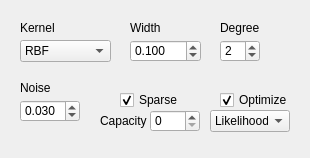
<?xml version="1.0" encoding="UTF-8"?>
<ui version="4.0">
 <class>ParametersGPRregr</class>
 <widget class="QWidget" name="ParametersGPRregr">
  <property name="geometry">
   <rect>
    <x>0</x>
    <y>0</y>
    <width>310</width>
    <height>158</height>
   </rect>
  </property>
  <property name="windowTitle">
   <string>Form</string>
  </property>
  <widget class="QLabel" name="labelWidth">
   <property name="geometry">
    <rect>
     <x>130</x>
     <y>20</y>
     <width>31</width>
     <height>16</height>
    </rect>
   </property>
   <property name="font">
    <font>
     <pointsize>9</pointsize>
    </font>
   </property>
   <property name="text">
    <string>Width</string>
   </property>
  </widget>
  <widget class="QLabel" name="label_4">
   <property name="geometry">
    <rect>
     <x>20</x>
     <y>80</y>
     <width>70</width>
     <height>16</height>
    </rect>
   </property>
   <property name="font">
    <font>
     <pointsize>9</pointsize>
    </font>
   </property>
   <property name="text">
    <string>Noise</string>
   </property>
  </widget>
  <widget class="QSpinBox" name="capacitySpin">
   <property name="geometry">
    <rect>
     <x>150</x>
     <y>110</y>
     <width>50</width>
     <height>22</height>
    </rect>
   </property>
   <property name="font">
    <font>
     <pointsize>9</pointsize>
    </font>
   </property>
   <property name="toolTip">
    <string>&lt;!DOCTYPE HTML PUBLIC &quot;-//W3C//DTD HTML 4.0//EN&quot; &quot;http://www.w3.org/TR/REC-html40/strict.dtd&quot;&gt;
&lt;html&gt;&lt;head&gt;&lt;meta name=&quot;qrichtext&quot; content=&quot;1&quot; /&gt;&lt;style type=&quot;text/css&quot;&gt;
p, li { white-space: pre-wrap; }
&lt;/style&gt;&lt;/head&gt;&lt;body style=&quot; font-family:'MS Shell Dlg 2'; font-size:8.25pt; font-weight:400; font-style:normal;&quot;&gt;
&lt;p style=&quot; margin-top:0px; margin-bottom:0px; margin-left:0px; margin-right:0px; -qt-block-indent:0; text-indent:0px;&quot;&gt;&lt;span style=&quot; font-size:8pt;&quot;&gt;C: cost function (SVR)&lt;/span&gt;&lt;/p&gt;
&lt;p style=&quot; margin-top:0px; margin-bottom:0px; margin-left:0px; margin-right:0px; -qt-block-indent:0; text-indent:0px;&quot;&gt;&lt;span style=&quot; font-size:8pt;&quot;&gt;Capacity: maximum bases (0=auto/unlimited) (SOGP,KRLS)&lt;/span&gt;&lt;/p&gt;
&lt;p style=&quot; margin-top:0px; margin-bottom:0px; margin-left:0px; margin-right:0px; -qt-block-indent:0; text-indent:0px;&quot;&gt;&lt;span style=&quot; font-size:8pt;&quot;&gt;KRLS: capacity of 1 not allowed (switches to 2)&lt;/span&gt;&lt;/p&gt;&lt;/body&gt;&lt;/html&gt;</string>
   </property>
  </widget>
  <widget class="QLabel" name="labelDegree">
   <property name="geometry">
    <rect>
     <x>220</x>
     <y>20</y>
     <width>41</width>
     <height>16</height>
    </rect>
   </property>
   <property name="font">
    <font>
     <pointsize>9</pointsize>
    </font>
   </property>
   <property name="text">
    <string>Degree</string>
   </property>
  </widget>
  <widget class="QDoubleSpinBox" name="noiseSpin">
   <property name="geometry">
    <rect>
     <x>20</x>
     <y>100</y>
     <width>60</width>
     <height>22</height>
    </rect>
   </property>
   <property name="font">
    <font>
     <pointsize>9</pointsize>
    </font>
   </property>
   <property name="toolTip">
    <string>&lt;!DOCTYPE HTML PUBLIC &quot;-//W3C//DTD HTML 4.0//EN&quot; &quot;http://www.w3.org/TR/REC-html40/strict.dtd&quot;&gt;
&lt;html&gt;&lt;head&gt;&lt;meta name=&quot;qrichtext&quot; content=&quot;1&quot; /&gt;&lt;style type=&quot;text/css&quot;&gt;
p, li { white-space: pre-wrap; }
&lt;/style&gt;&lt;/head&gt;&lt;body style=&quot; font-family:'MS Shell Dlg 2'; font-size:8.25pt; font-weight:400; font-style:normal;&quot;&gt;
&lt;p style=&quot; margin-top:0px; margin-bottom:0px; margin-left:0px; margin-right:0px; -qt-block-indent:0; text-indent:0px;&quot;&gt;&lt;span style=&quot; font-size:8pt;&quot;&gt;eps-SVR: epsilon-tube width&lt;/span&gt;&lt;/p&gt;
&lt;p style=&quot; margin-top:0px; margin-bottom:0px; margin-left:0px; margin-right:0px; -qt-block-indent:0; text-indent:0px;&quot;&gt;&lt;span style=&quot; font-size:8pt;&quot;&gt;nu-SVR: nu ratio on alpha&lt;/span&gt;&lt;/p&gt;
&lt;p style=&quot; margin-top:0px; margin-bottom:0px; margin-left:0px; margin-right:0px; -qt-block-indent:0; text-indent:0px;&quot;&gt;&lt;span style=&quot; font-size:8pt;&quot;&gt;RVR: accuracy-generalization tradeoff&lt;/span&gt;&lt;/p&gt;
&lt;p style=&quot; margin-top:0px; margin-bottom:0px; margin-left:0px; margin-right:0px; -qt-block-indent:0; text-indent:0px;&quot;&gt;&lt;span style=&quot; font-size:8pt;&quot;&gt;SOGP: noise&lt;/span&gt;&lt;/p&gt;
&lt;p style=&quot; margin-top:0px; margin-bottom:0px; margin-left:0px; margin-right:0px; -qt-block-indent:0; text-indent:0px;&quot;&gt;&lt;span style=&quot; font-size:8pt;&quot;&gt;KRLS: tolerance (stopping criterion)&lt;/span&gt;&lt;/p&gt;&lt;/body&gt;&lt;/html&gt;</string>
   </property>
   <property name="decimals">
    <number>3</number>
   </property>
   <property name="minimum">
    <double>0.001000000000000</double>
   </property>
   <property name="maximum">
    <double>1.000000000000000</double>
   </property>
   <property name="singleStep">
    <double>0.010000000000000</double>
   </property>
   <property name="value">
    <double>0.030000000000000</double>
   </property>
  </widget>
  <widget class="QLabel" name="label_2">
   <property name="geometry">
    <rect>
     <x>20</x>
     <y>20</y>
     <width>91</width>
     <height>16</height>
    </rect>
   </property>
   <property name="font">
    <font>
     <pointsize>9</pointsize>
    </font>
   </property>
   <property name="text">
    <string>Kernel</string>
   </property>
  </widget>
  <widget class="QSpinBox" name="kernelDegSpin">
   <property name="geometry">
    <rect>
     <x>220</x>
     <y>40</y>
     <width>40</width>
     <height>22</height>
    </rect>
   </property>
   <property name="font">
    <font>
     <pointsize>9</pointsize>
    </font>
   </property>
   <property name="toolTip">
    <string>&lt;!DOCTYPE HTML PUBLIC &quot;-//W3C//DTD HTML 4.0//EN&quot; &quot;http://www.w3.org/TR/REC-html40/strict.dtd&quot;&gt;
&lt;html&gt;&lt;head&gt;&lt;meta name=&quot;qrichtext&quot; content=&quot;1&quot; /&gt;&lt;style type=&quot;text/css&quot;&gt;
p, li { white-space: pre-wrap; }
&lt;/style&gt;&lt;/head&gt;&lt;body style=&quot; font-family:'MS Shell Dlg 2'; font-size:8.25pt; font-weight:400; font-style:normal;&quot;&gt;
&lt;p style=&quot; margin-top:0px; margin-bottom:0px; margin-left:0px; margin-right:0px; -qt-block-indent:0; text-indent:0px;&quot;&gt;&lt;span style=&quot; font-size:8pt;&quot;&gt;Degree of the kernel polynomial&lt;/span&gt;&lt;/p&gt;
&lt;p style=&quot; margin-top:0px; margin-bottom:0px; margin-left:0px; margin-right:0px; -qt-block-indent:0; text-indent:0px;&quot;&gt;&lt;span style=&quot; font-size:8pt;&quot;&gt;(Polynomial only)&lt;/span&gt;&lt;/p&gt;&lt;/body&gt;&lt;/html&gt;</string>
   </property>
   <property name="minimum">
    <number>1</number>
   </property>
   <property name="value">
    <number>2</number>
   </property>
  </widget>
  <widget class="QLabel" name="labelCapacity">
   <property name="geometry">
    <rect>
     <x>100</x>
     <y>111</y>
     <width>50</width>
     <height>20</height>
    </rect>
   </property>
   <property name="font">
    <font>
     <pointsize>9</pointsize>
    </font>
   </property>
   <property name="text">
    <string>Capacity</string>
   </property>
  </widget>
  <widget class="QComboBox" name="kernelTypeCombo">
   <property name="geometry">
    <rect>
     <x>20</x>
     <y>40</y>
     <width>91</width>
     <height>22</height>
    </rect>
   </property>
   <property name="font">
    <font>
     <pointsize>9</pointsize>
    </font>
   </property>
   <property name="toolTip">
    <string>&lt;!DOCTYPE HTML PUBLIC &quot;-//W3C//DTD HTML 4.0//EN&quot; &quot;http://www.w3.org/TR/REC-html40/strict.dtd&quot;&gt;
&lt;html&gt;&lt;head&gt;&lt;meta name=&quot;qrichtext&quot; content=&quot;1&quot; /&gt;&lt;style type=&quot;text/css&quot;&gt;
p, li { white-space: pre-wrap; }
&lt;/style&gt;&lt;/head&gt;&lt;body style=&quot; font-family:'MS Shell Dlg 2'; font-size:8.25pt; font-weight:400; font-style:normal;&quot;&gt;
&lt;p style=&quot; margin-top:0px; margin-bottom:0px; margin-left:0px; margin-right:0px; -qt-block-indent:0; text-indent:0px;&quot;&gt;&lt;span style=&quot; font-size:8pt;&quot;&gt;kernel function&lt;/span&gt;&lt;/p&gt;&lt;/body&gt;&lt;/html&gt;</string>
   </property>
   <property name="currentIndex">
    <number>2</number>
   </property>
   <item>
    <property name="text">
     <string>Linear</string>
    </property>
   </item>
   <item>
    <property name="text">
     <string>Polynomial</string>
    </property>
   </item>
   <item>
    <property name="text">
     <string>RBF</string>
    </property>
   </item>
  </widget>
  <widget class="QDoubleSpinBox" name="kernelWidthSpin">
   <property name="geometry">
    <rect>
     <x>130</x>
     <y>40</y>
     <width>71</width>
     <height>22</height>
    </rect>
   </property>
   <property name="font">
    <font>
     <pointsize>9</pointsize>
    </font>
   </property>
   <property name="toolTip">
    <string>&lt;!DOCTYPE HTML PUBLIC &quot;-//W3C//DTD HTML 4.0//EN&quot; &quot;http://www.w3.org/TR/REC-html40/strict.dtd&quot;&gt;
&lt;html&gt;&lt;head&gt;&lt;meta name=&quot;qrichtext&quot; content=&quot;1&quot; /&gt;&lt;style type=&quot;text/css&quot;&gt;
p, li { white-space: pre-wrap; }
&lt;/style&gt;&lt;/head&gt;&lt;body style=&quot; font-family:'MS Shell Dlg 2'; font-size:8.25pt; font-weight:400; font-style:normal;&quot;&gt;
&lt;p style=&quot; margin-top:0px; margin-bottom:0px; margin-left:0px; margin-right:0px; -qt-block-indent:0; text-indent:0px;&quot;&gt;&lt;span style=&quot; font-size:8pt;&quot;&gt;Width of the kernel (gamma)&lt;/span&gt;&lt;/p&gt;
&lt;p style=&quot; margin-top:0px; margin-bottom:0px; margin-left:0px; margin-right:0px; -qt-block-indent:0; text-indent:0px;&quot;&gt;&lt;span style=&quot; font-size:8pt;&quot;&gt;RBF and Polynomial only&lt;/span&gt;&lt;/p&gt;&lt;/body&gt;&lt;/html&gt;</string>
   </property>
   <property name="decimals">
    <number>3</number>
   </property>
   <property name="minimum">
    <double>0.001000000000000</double>
   </property>
   <property name="singleStep">
    <double>0.010000000000000</double>
   </property>
   <property name="value">
    <double>0.100000000000000</double>
   </property>
  </widget>
  <widget class="QCheckBox" name="sparseCheck">
   <property name="geometry">
    <rect>
     <x>120</x>
     <y>90</y>
     <width>70</width>
     <height>20</height>
    </rect>
   </property>
   <property name="font">
    <font>
     <pointsize>9</pointsize>
    </font>
   </property>
   <property name="text">
    <string>Sparse</string>
   </property>
   <property name="checked">
    <bool>true</bool>
   </property>
  </widget>
  <widget class="QCheckBox" name="optimizeCheck">
   <property name="geometry">
    <rect>
     <x>220</x>
     <y>90</y>
     <width>70</width>
     <height>20</height>
    </rect>
   </property>
   <property name="font">
    <font>
     <pointsize>9</pointsize>
    </font>
   </property>
   <property name="text">
    <string>Optimize</string>
   </property>
   <property name="checked">
    <bool>true</bool>
   </property>
  </widget>
  <widget class="QComboBox" name="optimizeCombo">
   <property name="geometry">
    <rect>
     <x>210</x>
     <y>110</y>
     <width>80</width>
     <height>22</height>
    </rect>
   </property>
   <property name="font">
    <font>
     <pointsize>9</pointsize>
    </font>
   </property>
   <property name="toolTip">
    <string>&lt;!DOCTYPE HTML PUBLIC &quot;-//W3C//DTD HTML 4.0//EN&quot; &quot;http://www.w3.org/TR/REC-html40/strict.dtd&quot;&gt;
&lt;html&gt;&lt;head&gt;&lt;meta name=&quot;qrichtext&quot; content=&quot;1&quot; /&gt;&lt;style type=&quot;text/css&quot;&gt;
p, li { white-space: pre-wrap; }
&lt;/style&gt;&lt;/head&gt;&lt;body style=&quot; font-family:'MS Shell Dlg 2'; font-size:8.25pt; font-weight:400; font-style:normal;&quot;&gt;
&lt;p style=&quot; margin-top:0px; margin-bottom:0px; margin-left:0px; margin-right:0px; -qt-block-indent:0; text-indent:0px;&quot;&gt;&lt;span style=&quot; font-size:8pt;&quot;&gt;kernel function&lt;/span&gt;&lt;/p&gt;&lt;/body&gt;&lt;/html&gt;</string>
   </property>
   <property name="currentIndex">
    <number>0</number>
   </property>
   <item>
    <property name="text">
     <string>Likelihood</string>
    </property>
   </item>
   <item>
    <property name="text">
     <string>MSE</string>
    </property>
   </item>
  </widget>
 </widget>
 <resources/>
 <connections/>
</ui>
